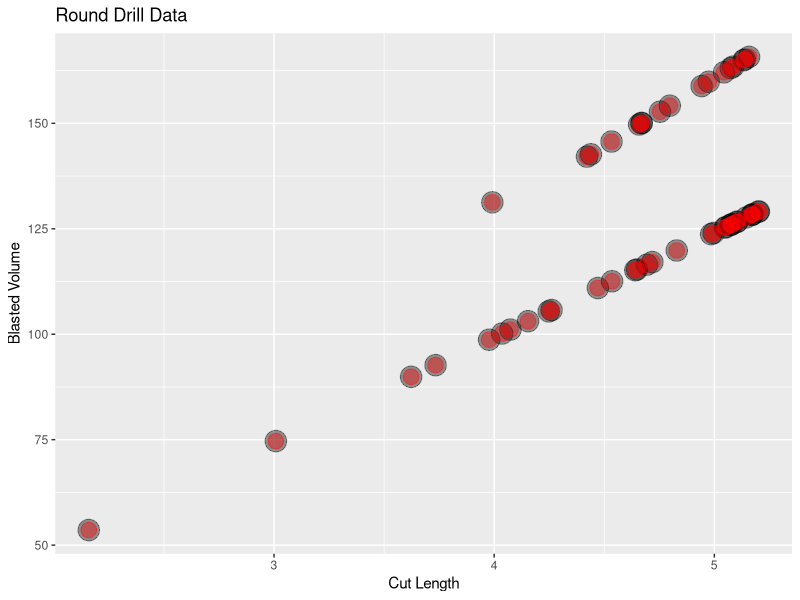
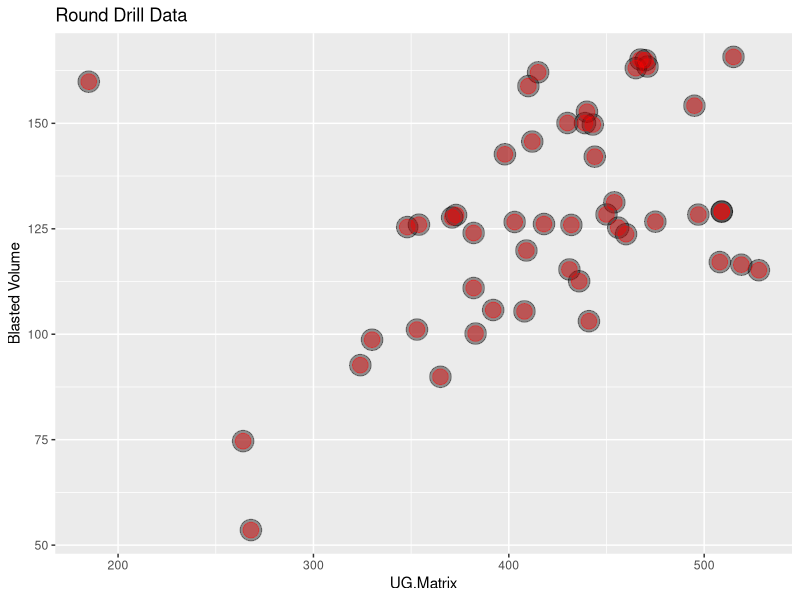
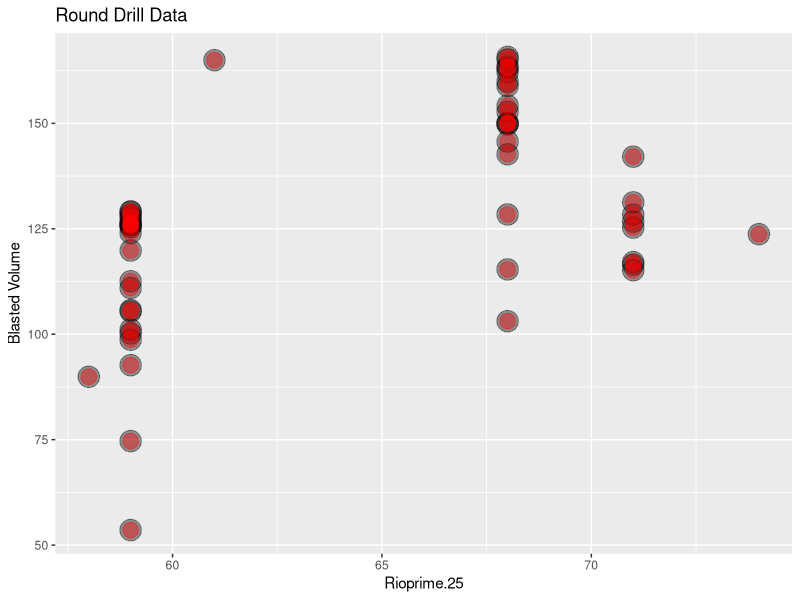
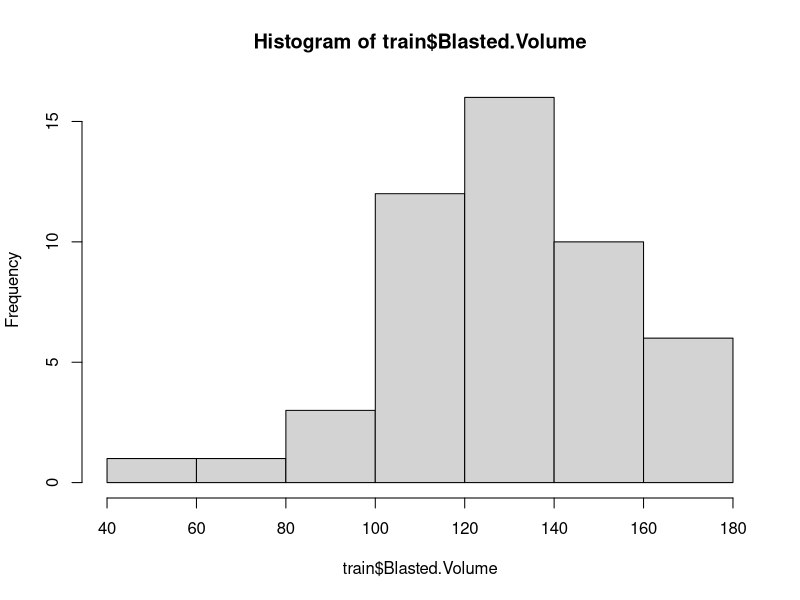
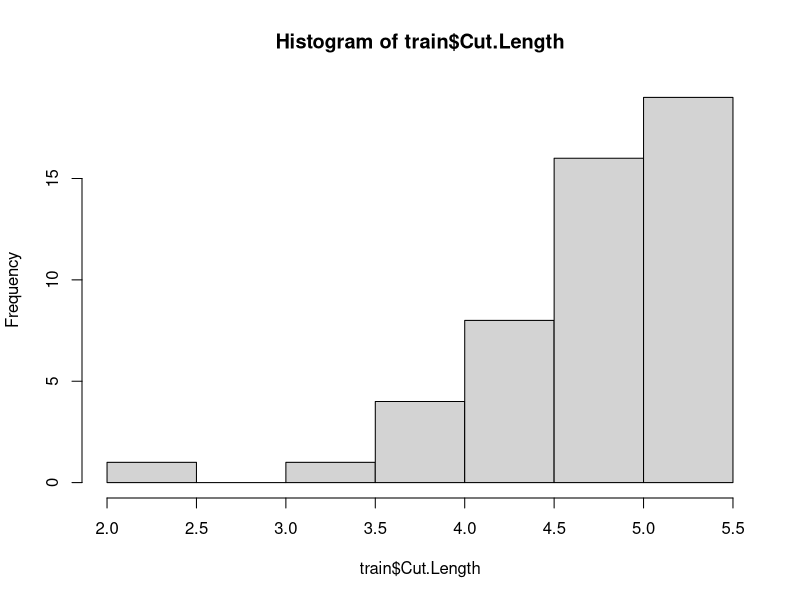
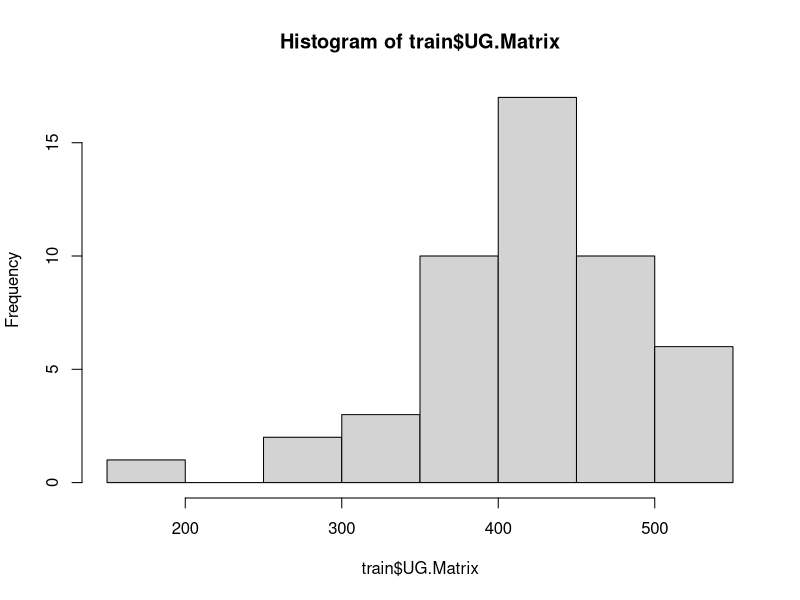
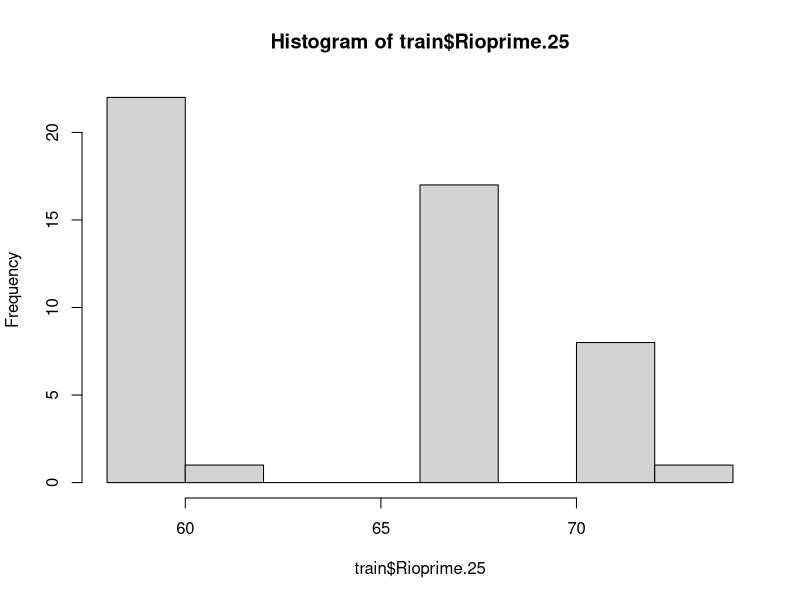
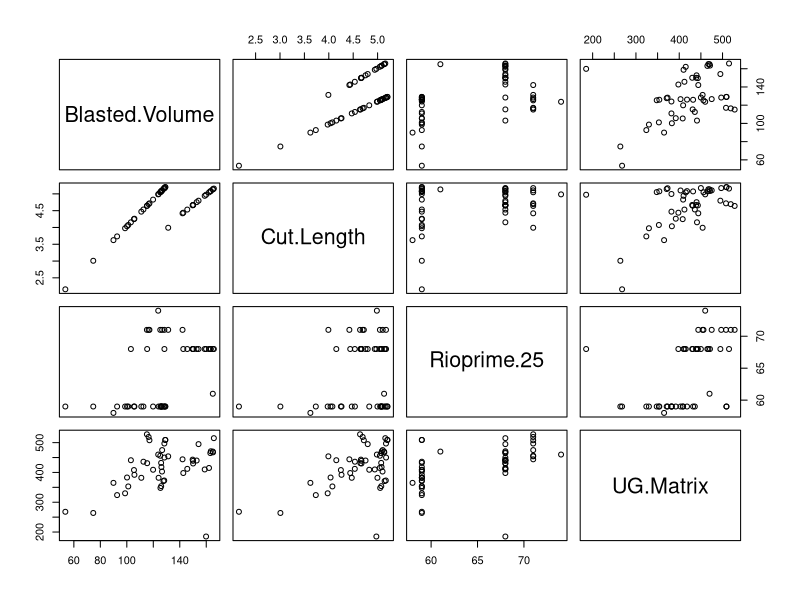

Here is the R script that generated these plots, in order:
## ---- chunk 1
suppressMessages(library(lattice))
suppressMessages(library(ggplot2))
suppressMessages(library(stats))
suppressMessages(library(dplyr))
## ---- chunk 2
# Ensure to set the working directory to the directory where your data reside
# Let's first read data into R, split data into training and test sets
# ********************************************************************
# Training set
train<-read.csv("test-dec.csv", header = TRUE)
train<-train[,-c(5:10)]
colnames(train)<-c("Cut.Length", "Rioprime.25", "UG.Matrix", "Blasted.Volume")
# First test set
test1<-read.csv("test.csv", header = TRUE)
test1<-na.omit(test1)
colnames(test1)<-c("Cut.Length", "Rioprime.25", "UG.Matrix", "Blasted.Volume")
# Second test set
test2<-read.csv("rdarfile2.csv", header = TRUE) 
test2<-test2[,c(-1,-2,-11,-12,-16)]
test2<-na.omit(test2)
colnames(test2)<-c("Log.File", "Chainage", "Num.Holes", "Drill.Time", "Meter.Adv", "Cut.Length", "Plan.Length", "Overbreak", "Rioprime.25", "UG.Matrix", "Blasted.Volume")
## ---- chunk 3
# We will build our predictive model using the training set, then will test our model using the test set
head(train)
# Now, let's plot and see Blasted Volume against Cut.Length
y<-as.numeric(train$Blasted.Volume)
x<-as.numeric(train$Cut.Length)
g=ggplot(data.frame(x=x,y=y),aes(x=x,y=y))
g=g+geom_point(size=7,colour="black",alpha=0.4)
g=g+geom_point(size=5,colour="red",alpha=0.4)
g=g+ggtitle("Round Drill Data")+xlab("Cut Length")+ylab("Blasted Volume")
g
# Now, let's plot and see Blasted Volume against UG.Matrix
y<-as.numeric(train$Blasted.Volume)
x<-as.numeric(train$UG.Matrix)
g=ggplot(data.frame(x=x,y=y),aes(x=x,y=y))
g=g+geom_point(size=7,colour="black",alpha=0.4)
g=g+geom_point(size=5,colour="red",alpha=0.4)
g=g+ggtitle("Round Drill Data")+xlab("UG.Matrix")+ylab("Blasted Volume")
g
# Now, let's plot and see Blasted Volume against Rioprime.25
y<-as.numeric(train$Blasted.Volume)
x<-as.numeric(train$Rioprime.25)
g=ggplot(data.frame(x=x,y=y),aes(x=x,y=y))
g=g+geom_point(size=7,colour="black",alpha=0.4)
g=g+geom_point(size=5,colour="red",alpha=0.4)
g=g+ggtitle("Round Drill Data")+xlab("Rioprime.25")+ylab("Blasted Volume")
g
# Blasted Volume
hist(train$Blasted.Volume)
# Cut Length
hist(train$Cut.Length)
# UG Matrix
hist(train$UG.Matrix)
# Rioprime 25
hist(train$Rioprime.25)
# Now, let's see correlation between features of this data set
cor(train, use = "complete.obs", method = "kendall")
pairs(Blasted.Volume~Cut.Length+Rioprime.25+UG.Matrix, data = train)
## ---- chunk 4
# Let's fit some models with different variables with Blasted Volume as predicted outcome
fit1<-lm(Blasted.Volume~Cut.Length, data = train)
fit2<-lm(Blasted.Volume~Cut.Length+UG.Matrix, data = train)
fit3<-lm(Blasted.Volume~Cut.Length+UG.Matrix+Rioprime.25, data = train)
fit4<-lm(Blasted.Volume~I(Cut.Length-mean(Cut.Length))+UG.Matrix, data = train)
fit5<-lm(Blasted.Volume~I(Cut.Length-mean(Cut.Length))+Rioprime.25+Rioprime.25*UG.Matrix, data = train)
# Let's see the summary of each model we fitted above
summary(fit1)
summary(fit2)
summary(fit3)
summary(fit4)
summary(fit5)
# Let's compare models and do normality test on residuals
anova(fit1, fit2, fit3, fit4, fit5)
# First model
shapiro.test(fit1$residuals)
hist(fit1$residuals)
par(mfrow=c(2,2))
plot(fit1)
# Second model
shapiro.test(fit2$residuals)
hist(fit2$residuals)
par(mfrow=c(2,2))
plot(fit2)
# Third model
shapiro.test(fit3$residuals)
hist(fit3$residuals)
par(mfrow=c(2,2))
plot(fit3)
# Fourth model
shapiro.test(fit4$residuals)
hist(fit4$residuals)
par(mfrow=c(2,2))
plot(fit4)
# Fifth model
shapiro.test(fit5$residuals)
hist(fit5$residuals)
par(mfrow=c(2,2))
plot(fit5)
## ---- chunk 5
x<-train$Cut.Length
y<-resid(fit5)
g=ggplot(data.frame(x=x,y=y),aes(x=x,y=y))
g=g+geom_hline(yintercept = 0,size=2)
g=g+geom_point(size=7,colour="black",alpha=0.4)
g=g+geom_point(size=5,colour="red",alpha=0.4)
g=g+xlab("Cut Length")+ylab("Residuals")
g
## ---- chunk 6
# Test the model with test2 data
p<-predict(fit5, newdata=test2, interval="prediction")
p<-data.frame(p)
pavg1<-mean(p$fit)
avg1<-mean(test2$Blasted.Volume)
prc1<-pavg1/avg1*100
# Test the model with test1 data
p1<-predict(fit5, newdata=test1, interval="prediction")
p1<-data.frame(p1)
pavg2<-mean(p1$fit)
avg2<-mean(test1$Blasted.Volume)
prc2<-pavg2/avg2*100
## ---- chunk 7
# Let's plot the Prediction Variation against Cut Length - using test2 data
pfit<-p$fit
act<-test2$Blasted.Volume
y<-abs(pfit-act)
x<-test2$Cut.Length
g=ggplot(data.frame(x=x,y=y),aes(x=x,y=y))
g=g+geom_hline(yintercept = mean(test2$Cut.Length),size=2)
g=g+geom_point(size=7,colour="black",alpha=0.4)
g=g+geom_point(size=5,colour="red",alpha=0.4)
g=g+xlab("Cut Length")+ylab("Prediction Variation")
g
pvar_mean<-mean(y)
pvar_max<-max(y)
pvar_min<-min(y)
